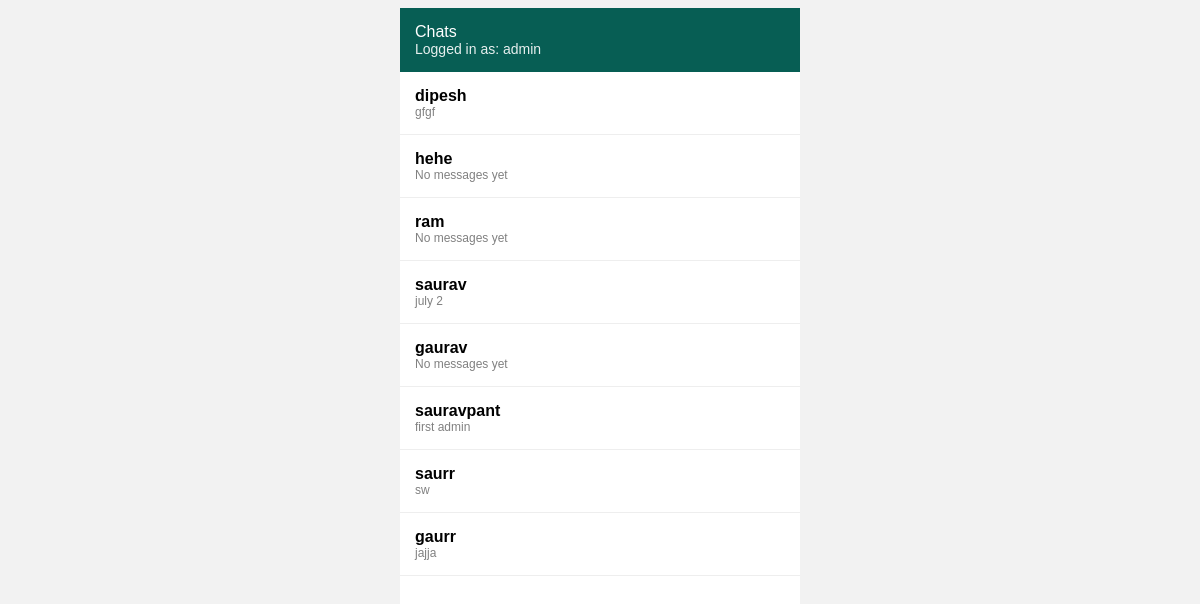
Page /friends/ (signed in) on the committed database.
### chat/models.py (models this page shows, shortened)
class Message(models.Model):
    conversation = models.ForeignKey(
        Conversation,
        on_delete=models.CASCADE,
        related_name="messages"
    )
    sender = models.ForeignKey(
        User,
        on_delete=models.CASCADE
    )
    content = models.TextField()
    timestamp = models.DateTimeField(auto_now_add=True)

### friends/views.py (the view)
# urls.py: path("", chat_list, name="chat-list"),
@login_required
def chat_list(request):
    conversations = Conversation.objects.filter(participants=request.user).order_by("-created_at")
    return render(request, "friends/chat_list.html", {
        "conversations": conversations,
        "current_user" : request.user
    })

### friends/templates/friends/chat_list.html (shortened to what this page needs)
<!DOCTYPE html>
<html>
<head>
</head>
<body>
<div class="app">
    <div class="header">
        Chats
        <div class="me">
            Logged in as: {{ current_user.username }}
        </div>
    </div>
    <div>
        {% for convo in conversations %}
            {% for user in convo.participants.all %}
                {% if user != current_user %}
                    <a class="chat" href="{% url 'chat-room' convo.id %}">
                        <div class="username">
                            {{ user.username }}
                        </div>
                        <div class="last">
                            {% with last=convo.messages.last %}
                                {% if last %}
                                    {{ last.content }}
                                {% else %}
                                    No messages yet
                                {% endif %}
                            {% endwith %}
                        </div>
                    </a>
                {% endif %}
            {% endfor %}
        {% empty %}
            <p style="padding:15px;">No chats yet</p>
        {% endfor %}
    </div>
</div>
</body>
</html>

### friends/templates/friends/chat_list.html (style rules this page uses)
body { font-family: Arial; background: #f2f2f2; }
.app { width: 400px; margin: auto; background: white; height: 100vh; display: flex; flex-direction: column; }
.header { background: #075E54; color: white; padding: 15px; }
.me { font-size: 14px; opacity: 0.9; }
.chat { padding: 15px; border-bottom: 1px solid #eee; text-decoration: none; color: black; display: block; }
.username { font-weight: bold; }
.last { font-size: 12px; color: gray; }

### rows in the picture
Message: content "gfgf"
Message: content "july 2"
Message: content "first admin"
Message: content "sw"
Message: content "jajja"

### other values in the picture
{{ current_user.username }} "admin"
{{ user.username }} "dipesh"
{{ user.username }} "hehe"
{{ user.username }} "ram"
{{ user.username }} "saurav"
{{ user.username }} "gaurav"
{{ user.username }} "sauravpant"
{{ user.username }} "saurr"
{{ user.username }} "gaurr"
